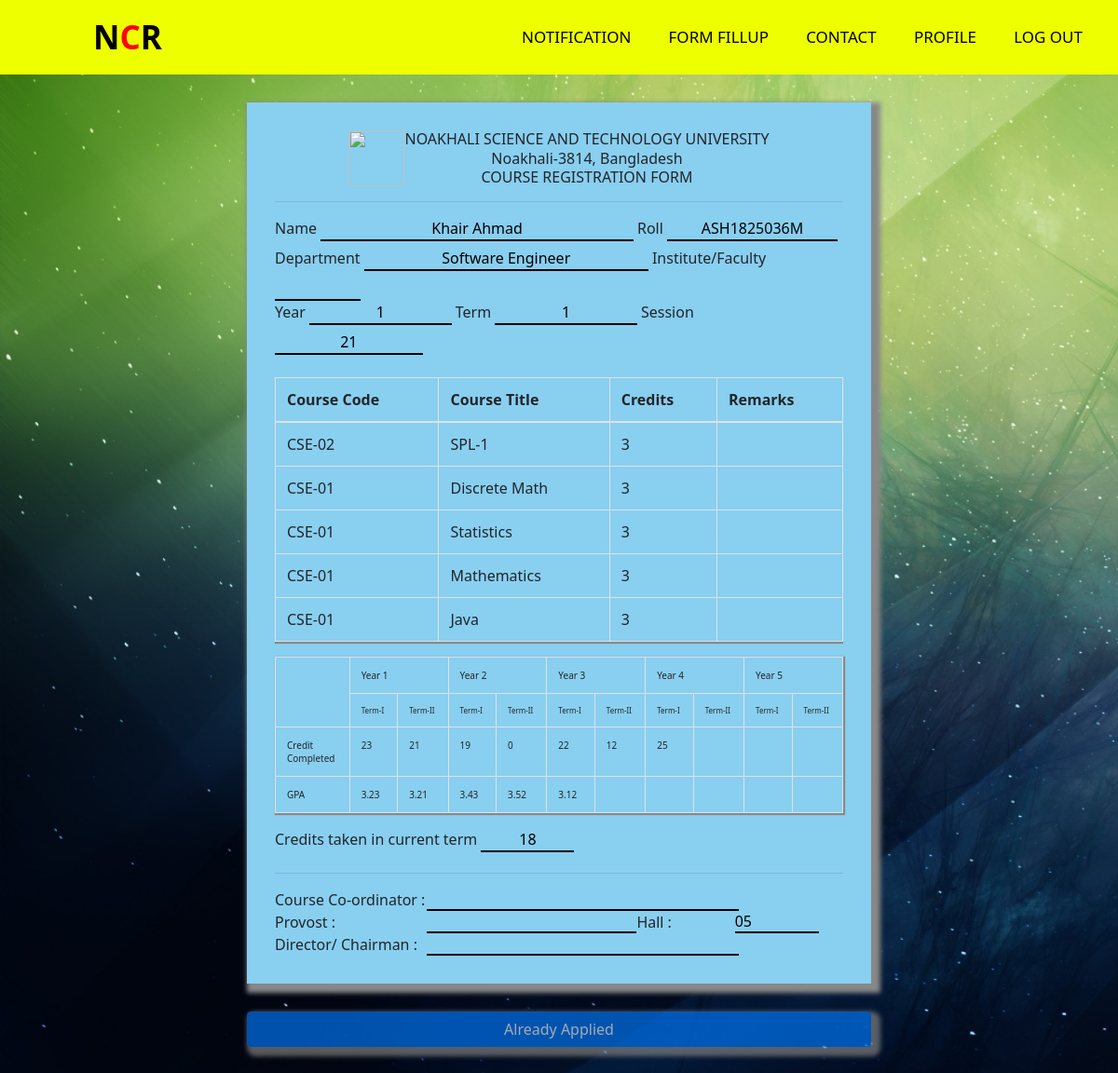
The app's page /Registrationform.php (signed in) with its own data.
### tables this page shows
CREATE TABLE `student_details` (
  `Id` int(100) NOT NULL,
  `institute` varchar(50) NOT NULL,
  `Department` text NOT NULL,
  `dept_id` varchar(50) NOT NULL,
  `Name` varchar(50) NOT NULL,
  `father_name` varchar(50) NOT NULL,
  `mother_name` varchar(50) NOT NULL,
  `Year` int(10) NOT NULL,
  `Term` int(10) NOT NULL,
  `session` int(50) NOT NULL,
  `Roll` varchar(100) NOT NULL,
  `cgpa` varchar(50) NOT NULL,
  `hall_id` varchar(50) NOT NULL,
  `res_status` varchar(50) NOT NULL,
  `Email` varchar(50) NOT NULL,
  `Mobile` varchar(11) NOT NULL,
  `Password` varchar(50) NOT NULL,
  `batch01` int(1) DEFAULT 0,
  `batch02` int(1) DEFAULT 0,
  `batch03` int(1) DEFAULT 0,
  `batch04` int(1) DEFAULT 0,
  `approved_for` varchar(10) DEFAULT NULL,
  `co_c_approve_stat` int(1) DEFAULT 0,
  `co_c_approve_by` int(5) DEFAULT NULL,
  `ch_di_approve_stat` int(1) DEFAULT 0,
  `ch_di_approve_by` int(5) DEFAULT NULL,
  `prov_approve_stat` int(1) DEFAULT 0,
  `prov_approve_by` int(5) DEFAULT NULL
);

CREATE TABLE `courses` (
  `id` int(100) NOT NULL,
  `dept_id` varchar(50) NOT NULL,
  `course_name` varchar(50) NOT NULL,
  `course_code` varchar(50) NOT NULL,
  `year` int(4) NOT NULL,
  `term` int(10) NOT NULL,
  `credit` varchar(25) NOT NULL
);

CREATE TABLE `student_results` (
  `id` int(50) NOT NULL,
  `student_id` varchar(50) NOT NULL,
  `year` int(20) NOT NULL,
  `term` int(20) NOT NULL,
  `credit_completed` int(11) NOT NULL,
  `cgpa` varchar(30) NOT NULL
);

### Registrationform.php (the view, shortened to what this page needs)
<?php
 include("header.php");
?>
<!DOCTYPE html>
<html>
<head>
	<link rel="stylesheet" href="https://maxcdn.bootstrapcdn.com/bootstrap/4.0.0/css/bootstrap.min.css">
	<link rel="stylesheet" type="text/css" href="Registrationform.css">
	<link rel="stylesheet" href="style.css">
</head>
<body>
	<?php
			$id = $_SESSION["id"];
			$mysqli = new mysqli('localhost', 'root', '', 'multiuser') or die(mysqli_error($mysqli));
			$result = $mysqli->query("SELECT * from student_details WHERE student_details.id= '$id'") or die($mysqli->error);
			$row = $result->fetch_array();
	 		$roll = $row['Roll'];
	 		$year = $row['Year'];
	 		$hall = $row['hall_id'];
			$cosig = "";
			$chDiSig = "";
			$provSig = "";
			$columnName = "batch0".$year;
			$rslt = $mysqli->query("SELECT $columnName FROM student_details WHERE id = '$id' ") or die($mysqli->error);
	 		$apply = $rslt->fetch_array();
			$isApplied = $apply[$columnName];
	 		$term = $row['Term'];
	 		$course_info = $mysqli->query("SELECT * from courses WHERE courses.year= '$year' and courses.term= '$term' ") or die($mysqli->error);
	 		$result_info = $mysqli->query("SELECT * from student_results WHERE student_results.student_id= '$roll' ORDER BY student_results.year, student_results.term;") or die($mysqli->error);
	 		$last_course_credit = $mysqli->query("SELECT sum(credit) as sum_credit from courses WHERE courses.year= '$year' and courses.term= '$term'") or die($mysqli->error);
	 		$last_course_credit = $last_course_credit->fetch_array();
	?>
	<div style="width:670px; padding:30px; box-shadow: 5px 5px 5px 5px #888888;" class="container">
		<table style="margin: auto;">
			<tr>
				<td><img width="60px" height="60px" src="images\NSTU-logo.png"></td>
				<td>
				<div class = "header-name">
				<h6 style="text-align: center; margin: 0 auto;">NOAKHALI SCIENCE AND TECHNOLOGY UNIVERSITY</h6>
				<p style="text-align: center; margin:auto;">Noakhali-3814, Bangladesh</p>
				<h6 style="text-align: center;margin: auto;">COURSE REGISTRATION FORM</h6>
				</div>
			</td>
			</tr>
		</table>
		<hr>
		<form action="" method="POST">
				 <div>
					 <label>Name</label>
					 <input class="text" style = "width: 55%; text-align: center;" type="text" id = 'name' placeholder="" value="<?php echo $row['Name']; ?>" readonly>
					 <label>Roll</label>
					 <input class="text" style = "width: 30%; text-align: center;" type="text" id = 'roll' placeholder="" value="<?php echo $row['Roll']; ?>" readonly> <br>
				 </div>
				 <div>
				 	<label>Department</label>
					 <input class="text" style = "width: 50%; text-align: center;" type="text" id = 'department' placeholder="" value="<?php echo $row['Department']; ?>" readonly>
					 <label>Institute/Faculty</label>
					 <input class="text" style = "width: 15%; text-align: center;" type="text" id = 'institute' placeholder="" value="<?php echo $row['institute']; ?>" readonly>
					 <br/>
				 </div>
				 <div>
					 <label>Year</label>
					 <input class="text" style = "width: 25%; text-align: center;" type="text" id = 'year' placeholder="" value="<?php echo $row['Year']; ?>" readonly>
					 <label>Term</label>
					 <input class="text" style = "width: 25%; text-align: center;" type="text" id = 'term' placeholder="" value="<?php echo $row['Term']; ?>" readonly>
					 <label>Session</label>
					 <input class="text" style = "width: 26%; text-align: center;" type="text" id = 'session' placeholder="" value="<?php echo $row['session']; ?>" readonly>
				 </div>
				 <br/>
				 <div class="table-responsive">
				 	<table class="table table-bordered">
				 		<thead>
				 			<tr>
					 			<th>Course Code</th>
					 			<th>Course Title</th>
					 			<th>Credits</th>
					 			<th>Remarks</th>
				 			</tr>
				 		</thead>
				 		<tbody>
				 			<?php while ($course_row = $course_info->fetch_assoc()): ?>
				 			<tr>
				 				<td><?php echo $course_row['course_code'];?></td>
				 				<td><?php echo $course_row['course_name'];?></td>
				 				<td><?php echo $course_row['credit'];?></td>
				 				<td></td>
				 			</tr>
				 			<?php endwhile?>
				 		</tbody>
				 	</table>
				 </div>
				 <div>
					 <table style="font-size: 10px;" class="table table-bordered" id="table">
					 	<tr class="borderless">
					 		<td style="border: none;"></td>
					 		<td style="border: none;"></td>
					 		<td colspan="2">Year 1</td>
					 		<td colspan="2">Year 2</td>
					 		<td colspan="2">Year 3</td>
					 		<td colspan="2">Year 4</td>
					 		<td colspan="2">Year 5</td>
					 	</tr>
					 	<tr style="font-size: 8px">
					 		<td style="border: none;"></td>
					 		<td style="border: none;"></td>
					 		<td>Term-I</td>
					 		<td>Term-II</td>
					 		<td>Term-I</td>
					 		<td>Term-II</td>
					 		<td>Term-I</td>
					 		<td>Term-II</td>
					 		<td>Term-I</td>
					 		<td>Term-II</td>
					 		<td>Term-I</td>
					 		<td>Term-II</td>
					 	</tr>
					 	<tr>
					 		<td colspan="2">Credit <br> Completed </td>
					 		<?php while ($result_row = $result_info->fetch_assoc()):?>
						 		<td><?php echo $result_row['credit_completed'];?></td>
						 	<?php endwhile ?>
					 		<td></td>
					 		<td></td>
					 		<td></td>
					 	</tr>
					 	<tr>
					 		<td colspan="2">GPA</td>
					 		<td>3.23</td>
					 		<td>3.21</td>
					 		<td>3.43</td>
					 		<td>3.52</td>
					 		<td>3.12</td>
					 		<td></td>
					 		<td></td>
					 		<td></td>
					 		<td></td>
					 		<td></td>
					 	</tr>
					 </table>
				 </div>
				 <label>Credits taken in current term</label>
				 <input class="text" style="width:100px; text-align:center" type="text" name="credits" value="<?php echo $last_course_credit['sum_credit'];?>" placeholder="">
				 <hr>
				<table width="100%">
					<tr>
						<td>Course Co-ordinator :</td>
						<td colspan="3">
							<?php
								if($cosig == ""){
									echo "<input class='text' style='width:335px' type='text' name='co-ordinator' placeholder='' value=''>";
								}else{
									echo "<img src='images/{$cosig}' height='20px' width='100px'/>";
								}
							?>
						</td>
					</tr>
					<tr>
						<td width="30%">Provost : </td>
						<td width="30%">
							<?php
								if($chDiSig == ""){
									echo "<input  class='text' style='width:225px' type='text' name='provost' placeholder='' value=''>";
								}else{
									echo "<img src='images/{$chDiSig}' height='20px' width='100px'/>";
								}
							?>
						</td>
						<td width="20%">Hall : </td>
						<td width="20%"><input class="text" style="width:90px;" type="text" name="hall" placeholder="" value="<?php echo $hall?>"></td>
					</tr>
					<tr>
						<td>Director/ Chairman :</td>
						<td colspan="3">
							<?php
								if($provSig == ""){
									echo "<input  class='text' style='width:335px;' type='text' name='co-ordinator' placeholder='' value=''>";
								}else{
									echo "<img src='images/{$provSig}' height='20px' width='100px'/>";
								}
							?>
						</td>
					</tr>
				</table>
			</div>
  	<div class="text-center">
		<?php
			if($provSig != "" && $chDiSig != "" && $cosig != ""){
		?>
			<a href="downloadRegistrationForm.php" target="_blank" style="width:670px; box-shadow: 5px 5px 5px 5px #888888;" class="btn btn-success" >Download</a>
		<?php
			}else{
		?>
	  		<input type="submit" name="submit" style="width:670px; box-shadow: 5px 5px 5px 5px #888888;" class="btn btn-primary" value='<?php if($isApplied == 2){ echo "Already Applied";}else{ echo "Submit";} ?>' <?php if($isApplied == 2){ echo "disabled";} ?> >
		<?php
			}
		?>
	</div>
  	<br><br><br>
</body>
</html>

### Registrationform.css (style rules this page uses)
.text { border: None ; border-bottom: 2px solid black; background-color: #89CFF0 ; }
.container { align-content: center; background-color: #89CFF0; padding-top: 30px; padding-bottom: 30px; margin-top: 30px; margin-bottom: 30px; padding-left: 20px; }
.borderless { border: none; }
.table { box-shadow: 1px 1px 1px 1px #888888 ; background-color:#89CFF0; }

### style.css (style rules this page uses)
* { padding: 0; margin: 0; text-decoration: none; list-style: none; box-sizing: border-box; font-family: 'Segoe UI', Tahoma, Geneva, Verdana, sans-serif; }
body { background-image: url("images/green-sky-nature.jpg"); background-size: cover; }

### records on screen
student_details: Name "Khair Ahmad", Roll "ASH1825036M", Department "Software Engineer", Year "1", Term "1", session "21", hall "05", submit "Already Applied"
courses: course_code "CSE-02", course_name "SPL-1", credit "3"
courses: course_code "CSE-01", course_name "Discrete Math", credit "3"
courses: course_code "CSE-01", course_name "Statistics", credit "3"
courses: course_code "CSE-01", course_name "Mathematics", credit "3"
courses: course_code "CSE-01", course_name "Java", credit "3"
student_results: credit_completed "23"
student_results: credit_completed "21"
student_results: credit_completed "19"
student_results: credit_completed "0"
student_results: credit_completed "22"
student_results: credit_completed "12"
student_results: credit_completed "25"
